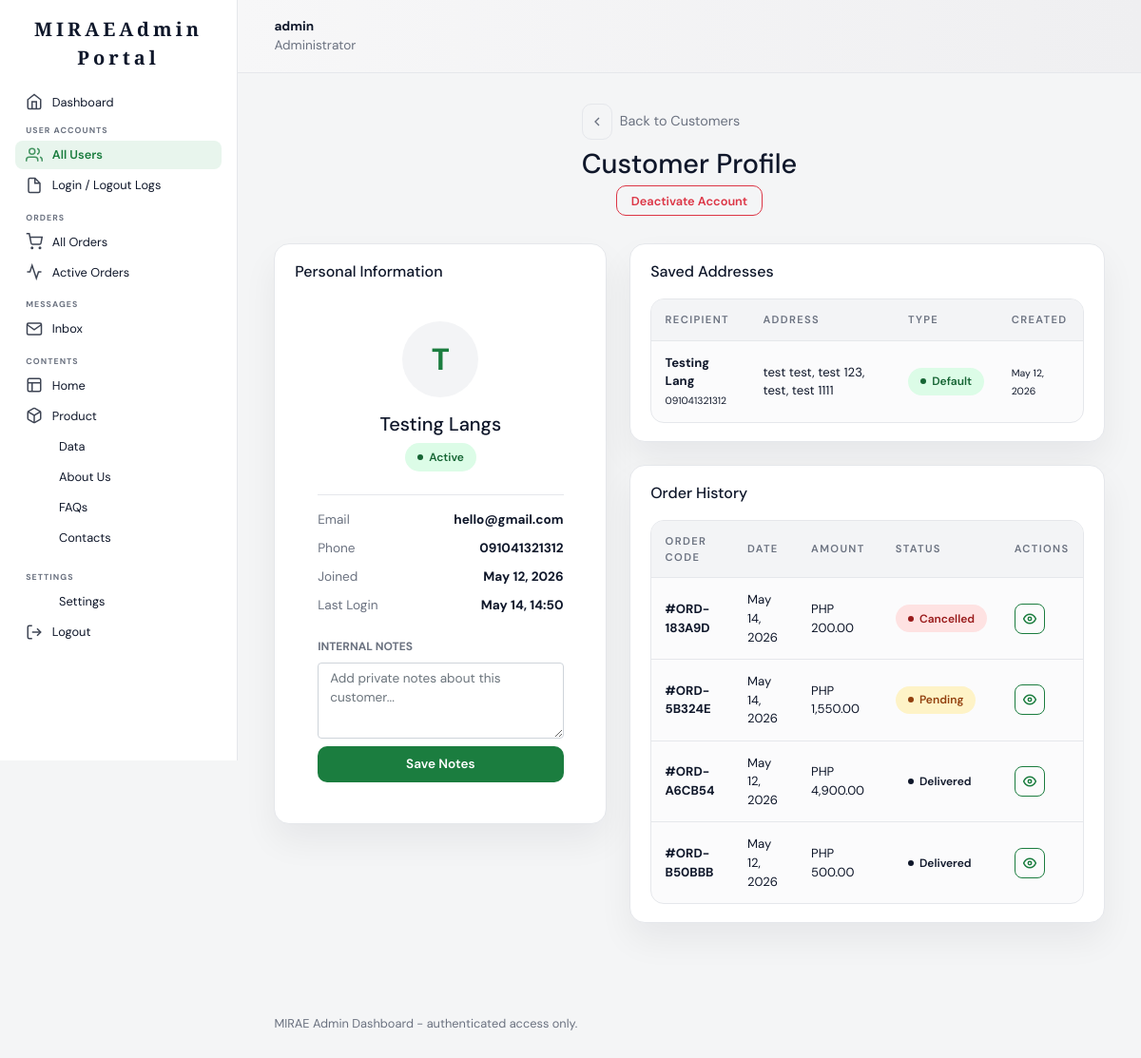
Before: /admin/view_customer.php?id=6 (signed in) with the older database file.
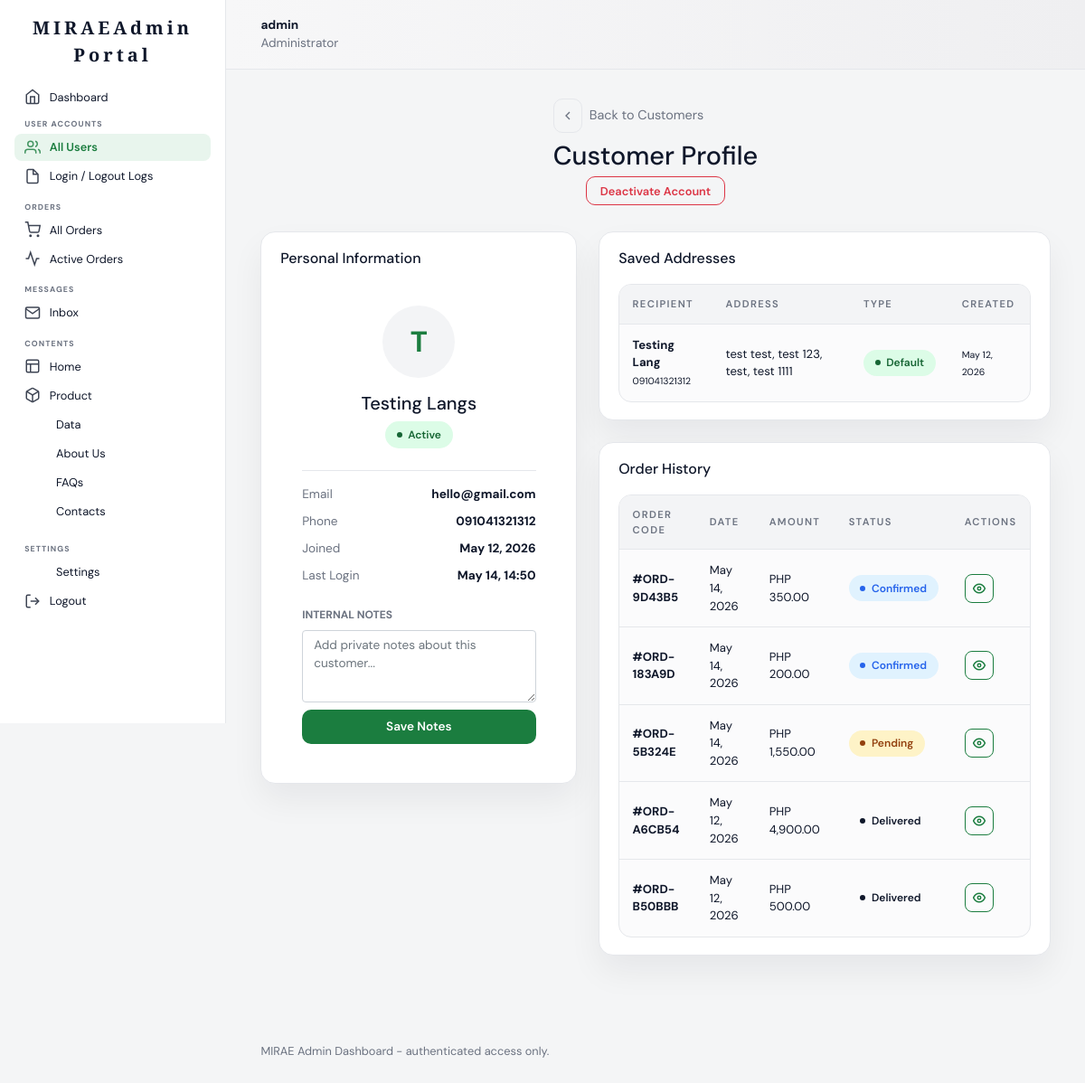
After: the same page with the newer database file.
### tables this page shows
CREATE TABLE `customer_addresses` (
  `id` int(11) NOT NULL AUTO_INCREMENT,
  `customer_id` int(11) NOT NULL,
  `recipient_name` varchar(255) NOT NULL,
  `mobile_number` varchar(20) NOT NULL,
  `house_unit_no` varchar(100) DEFAULT NULL,
  `street` varchar(255) DEFAULT NULL,
  `barangay` varchar(100) DEFAULT NULL,
  `city_municipality` varchar(100) DEFAULT NULL,
  `province` varchar(100) DEFAULT NULL,
  `zip_code` varchar(20) DEFAULT NULL,
  `is_default` tinyint(1) DEFAULT 0,
  `created_at` timestamp NOT NULL DEFAULT current_timestamp(),
  PRIMARY KEY (`id`),
  KEY `customer_id` (`customer_id`),
  CONSTRAINT `customer_addresses_ibfk_1` FOREIGN KEY (`customer_id`) REFERENCES `customers` (`id`) ON DELETE CASCADE
);

CREATE TABLE `orders` (
  `id` int(11) NOT NULL AUTO_INCREMENT,
  `order_code` varchar(50) NOT NULL,
  `customer_id` int(11) NOT NULL,
  `total` decimal(10,2) NOT NULL DEFAULT 0.00,
  `payment_status` enum('Paid','Unpaid') NOT NULL DEFAULT 'Unpaid',
  `payment_method` varchar(100) DEFAULT NULL,
  `order_status` enum('Pending','Confirmed','Out for Delivery','Delivered','Cancelled') NOT NULL DEFAULT 'Pending',
  `shipping_method` varchar(100) DEFAULT NULL,
  `tracking_number` varchar(100) DEFAULT NULL,
  `created_at` timestamp NOT NULL DEFAULT current_timestamp(),
  PRIMARY KEY (`id`),
  UNIQUE KEY `order_code` (`order_code`),
  KEY `customer_id` (`customer_id`),
  CONSTRAINT `orders_ibfk_1` FOREIGN KEY (`customer_id`) REFERENCES `customers` (`id`) ON DELETE CASCADE
);

### admin/view_customer.php (the view, shortened to what the changed rows need)
<?php
require_once __DIR__ . '/../config/db.php';
$customerId = isset($_GET['id']) ? (int)$_GET['id'] : 0;
$customer = null;
$stmt = $conn->prepare("SELECT * FROM customers WHERE id = ?");
$stmt->bind_param("i", $customerId);
$stmt->execute();
$result = $stmt->get_result();
if ($result->num_rows > 0) {
    $customer = $result->fetch_assoc();
}
$addresses = [];
$stmt = $conn->prepare("SELECT * FROM customer_addresses WHERE customer_id = ? ORDER BY is_default DESC, created_at DESC");
$stmt->bind_param("i", $customerId);
$stmt->execute();
$result = $stmt->get_result();
while ($row = $result->fetch_assoc()) {
    $addresses[] = $row;
}
$orders = [];
$stmt = $conn->prepare("SELECT * FROM orders WHERE customer_id = ? ORDER BY created_at DESC");
$stmt->bind_param("i", $customerId);
$stmt->execute();
$result = $stmt->get_result();
while ($row = $result->fetch_assoc()) {
    $orders[] = $row;
}
include __DIR__ . '/includes/header.php';
include __DIR__ . '/includes/sidebar.php';
?>
<main class="admin-content">
    <div class="page-header" style="display: flex; justify-content: space-between; align-items: center;">
        <div>
            <h1>Customer Profile</h1>
        </div>
    </div>
    <div class="dashboard-grid" style="grid-template-columns: 350px 1fr; gap: 1.5rem;">
        <div class="content-card" style="height: fit-content;">
            <div style="padding: 1.5rem;">
                <div style="text-align: center; margin-bottom: 1.5rem;">
                    <h2 style="margin: 0; font-size: 1.25rem;"><?php echo htmlspecialchars($customer['name']); ?></h2>
                </div>
            </div>
        </div>
        <div style="display: flex; flex-direction: column; gap: 1.5rem;">
            <div class="table-card">
                <div class="table-wrap">
                    <table>
                        <thead>
                            <tr>
                                <th>Recipient</th>
                                <th>Address</th>
                                <th>Type</th>
                                <th>Created</th>
                            </tr>
                        </thead>
                        <tbody>
                            <?php if (empty($addresses)) : ?>
                                <tr><td colspan="4">No addresses saved.</td></tr>
                            <?php else : ?>
                                <?php foreach ($addresses as $addr) : ?>
                                    <tr>
                                        <td>
                                            <strong><?php echo htmlspecialchars($addr['recipient_name']); ?></strong><br>
                                            <small><?php echo htmlspecialchars($addr['mobile_number']); ?></small>
                                        </td>
                                        <td>
                                            <?php echo htmlspecialchars($addr['house_unit_no'] . ' ' . $addr['street']); ?>,
                                            <?php echo htmlspecialchars($addr['barangay']); ?>,
                                            <?php echo htmlspecialchars($addr['city_municipality']); ?>,
                                            <?php echo htmlspecialchars($addr['province']); ?> <?php echo htmlspecialchars($addr['zip_code']); ?>
                                        </td>
                                        <td>
                                            <?php if ($addr['is_default']) : ?>
                                                <span class="status-pill status-completed">Default</span>
                                            <?php else : ?>
                                                <span class="status-pill status-pending">Secondary</span>
                                            <?php endif; ?>
                                        </td>
                                        <td><small><?php echo date('M d, Y', strtotime($addr['created_at'])); ?></small></td>
                                    </tr>
                                <?php endforeach; ?>
                            <?php endif; ?>
                        </tbody>
                    </table>
                </div>
            </div>
            <div class="table-card">
                <div class="table-wrap">
                    <table>
                        <thead>
                            <tr>
                                <th>Order Code</th>
                                <th>Date</th>
                                <th>Amount</th>
                                <th>Status</th>
                                <th>Actions</th>
                            </tr>
                        </thead>
                        <tbody>
                            <?php if (empty($orders)) : ?>
                                <tr><td colspan="5">No orders placed yet.</td></tr>
                            <?php else : ?>
                                <?php foreach ($orders as $order) : ?>
                                    <tr>
                                        <td><strong>#<?php echo htmlspecialchars($order['order_code']); ?></strong></td>
                                        <td><?php echo date('M d, Y', strtotime($order['created_at'])); ?></td>
                                        <td>PHP <?php echo number_format($order['total'], 2); ?></td>
                                        <td>
                                            <?php
                                            $os = strtolower(str_replace(' ', '-', $order['order_status']));
                                            $os_class = 'status-' . $os;
                                            if ($os === 'confirmed') $os_class = 'status-processing';
                                            ?>
                                            <span class="status-pill <?php echo $os_class; ?>">
                                                <?php echo htmlspecialchars($order['order_status']); ?>
                                            </span>
                                        </td>
                                        <td>
                                            <a href="view_order.php?id=<?php echo $order['id']; ?>" class="btn btn-outline-primary btn-sm btn-icon" title="View Order">
                                                <svg viewBox="0 0 24 24" width="14" height="14" fill="none" stroke="currentColor" stroke-width="2.5"><path d="M1 12s4-8 11-8 11 8 11 8-4 8-11 8-11-8-11-8z"></path><circle cx="12" cy="12" r="3"></circle></svg>
                                            </a>
                                        </td>
                                    </tr>
                                <?php endforeach; ?>
                            <?php endif; ?>
                        </tbody>
                    </table>
                </div>
            </div>
        </div>
    </div>
</main>
<?php include __DIR__ . '/includes/footer.php'; ?>

Changed rows visible on the page:
added orders: order_code "ORD-9D43B5", created_at "May 14, 2026", total "350.00", order_status "Confirmed"
changed orders "ORD-183A9D": order_status "Cancelled" → "Confirmed"
